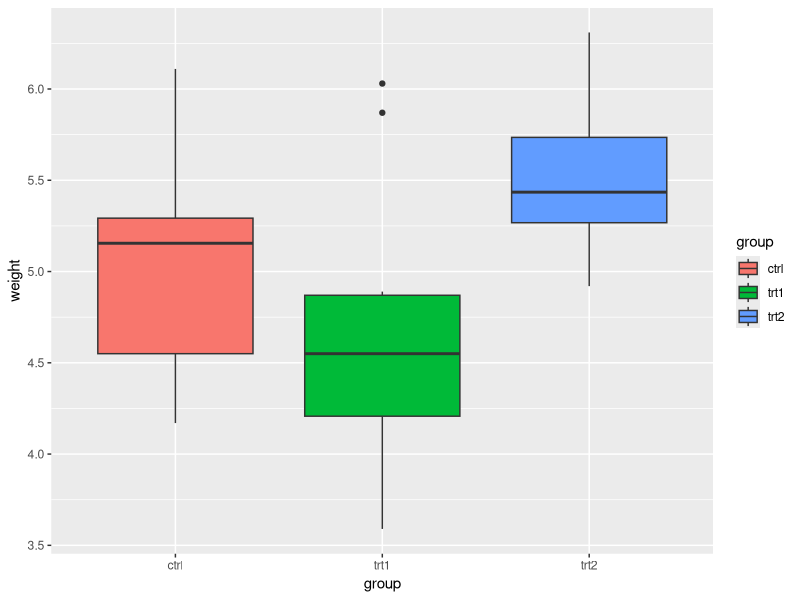
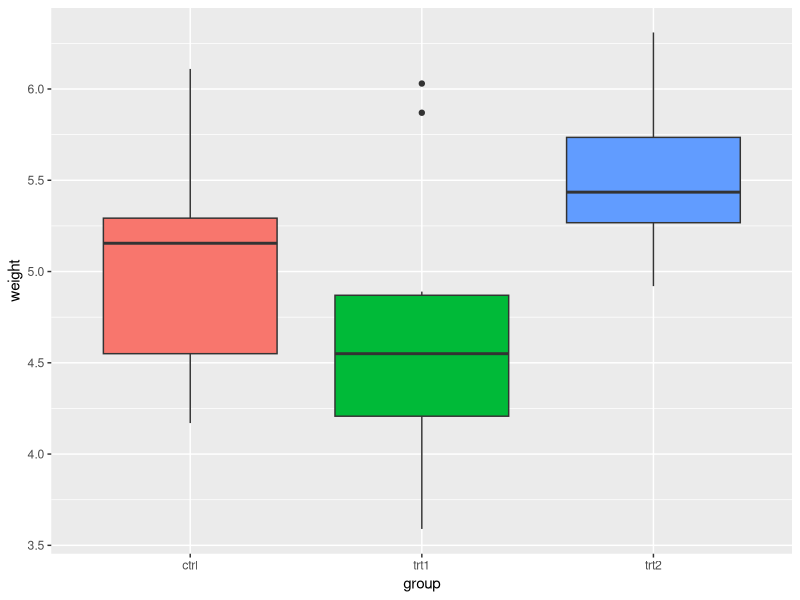
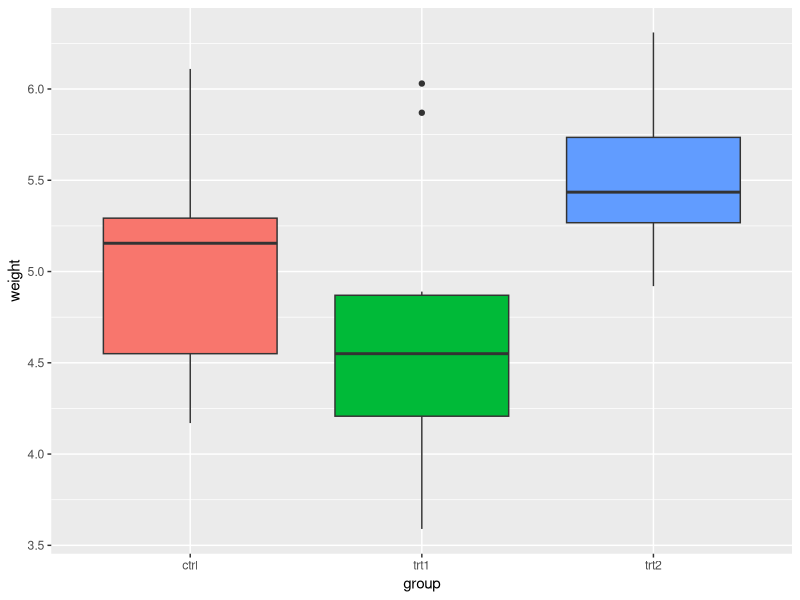
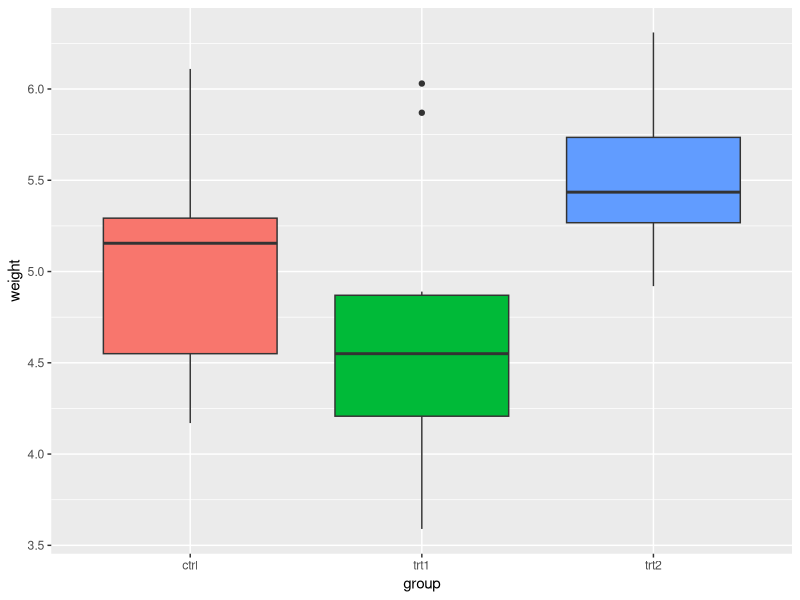
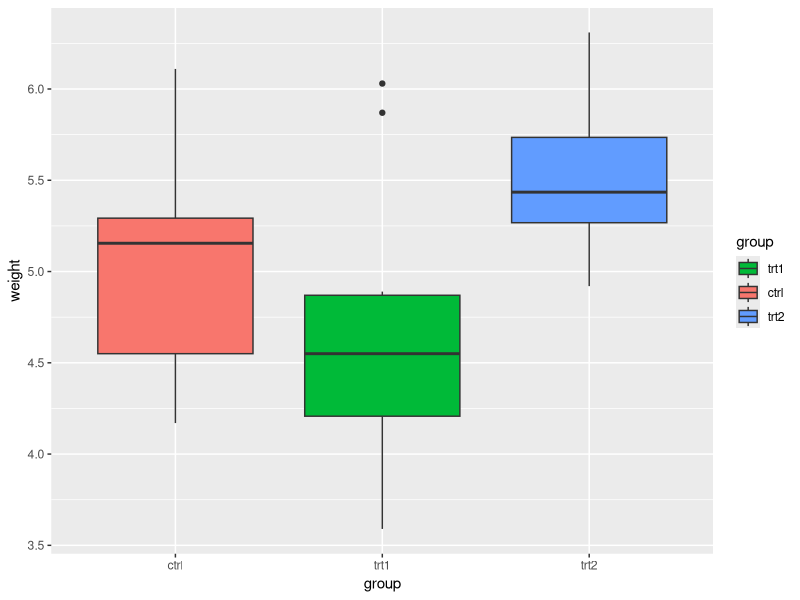
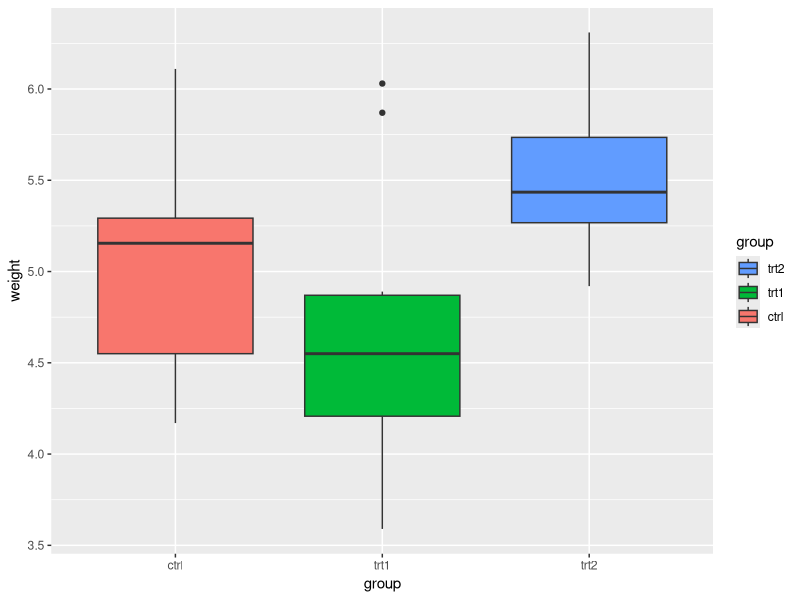
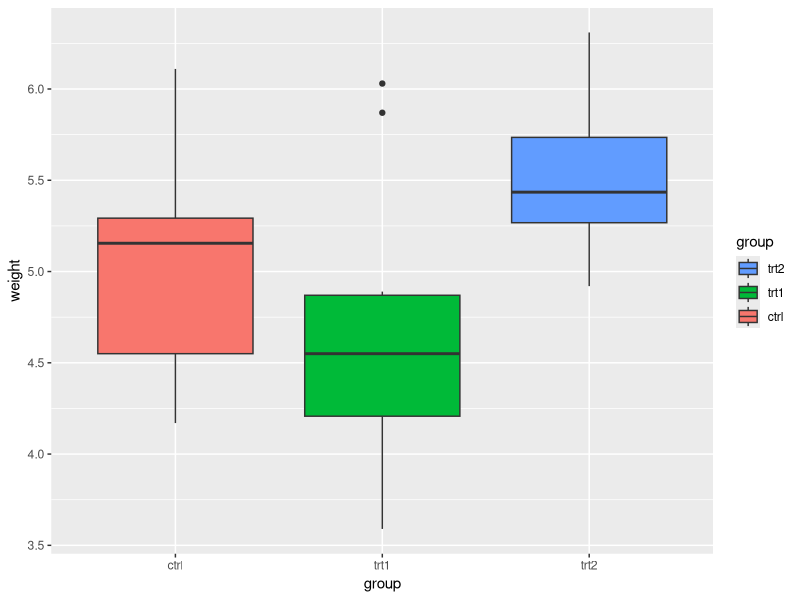
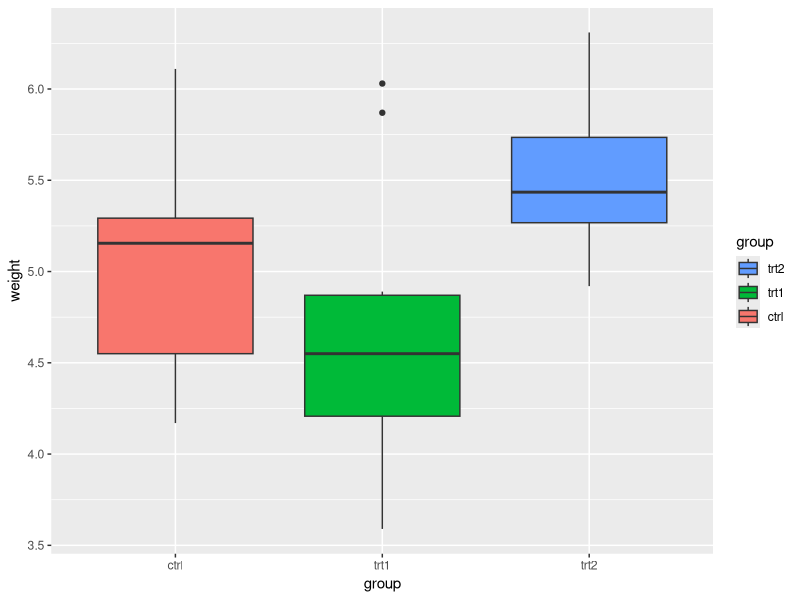

The R source for these figures, in order:
library(ggplot2)
bp <- ggplot(data=PlantGrowth, aes(x=group, y=weight, fill=group)) + geom_boxplot()
bp

# Remove legend for a particular aesthetic (fill)
bp + guides(fill=FALSE)

# It can also be done when specifying the scale
bp + scale_fill_discrete(guide=FALSE)

# This removes all legends
bp + theme(legend.position="none")

bp + scale_fill_discrete(breaks=c("trt1","ctrl","trt2"))

# These two methods are equivalent:
bp + guides(fill = guide_legend(reverse=TRUE))
bp + scale_fill_discrete(guide = guide_legend(reverse=TRUE))

# You can also modify the scale directly:
bp + scale_fill_discrete(breaks = rev(levels(PlantGrowth$group)))